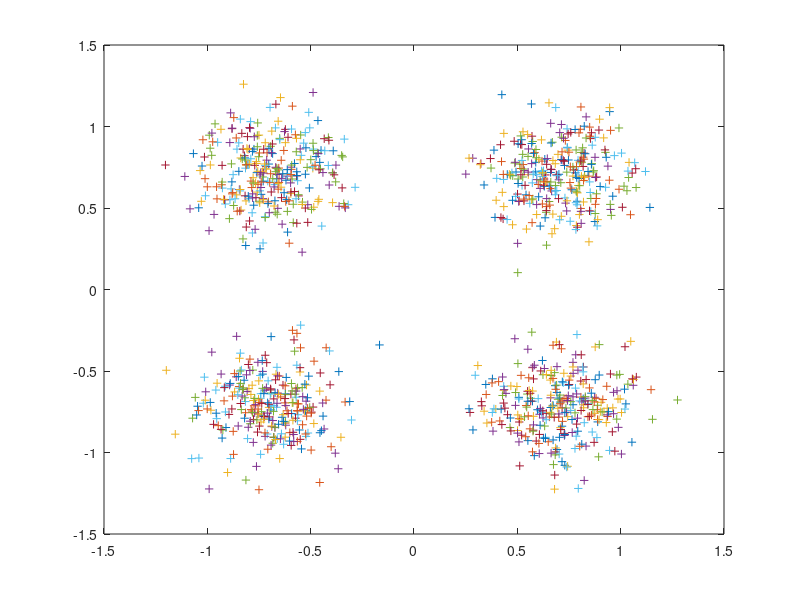
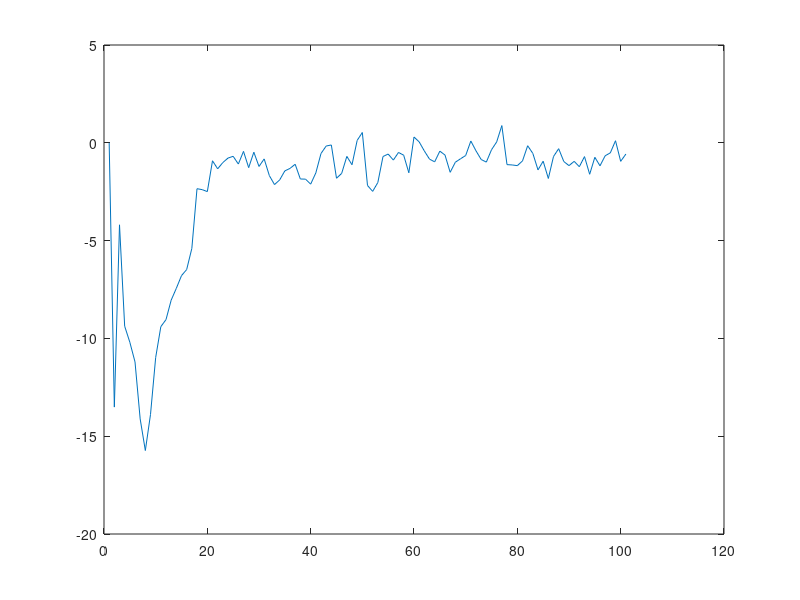

The MATLAB script that drew these images, in order:
% fdmdv.m
%
% Octave implementation of a Frequency Divison Multiplexed Modem for
% Digital Voice (FMDV)over HF channels.
%
% Copyright David Rowe 2012
% This program is distributed under the terms of the GNU General Public License 
% Version 2
%

clear all;
rand('state',1); 
randn('state',1);
 
global Fs = 2000;      % sample rate in Hz
global T  = 1/Fs;      % sample period in seconds
global Rs = 50;        % symbol rate in Hz
global Ts = 1/Rs;      % symbol period in seconds
global Nc = 14;        % number of carriers
global Nb = 2;         % Bits/symbol for QPSK modulation
global Rb = Nc*Rs*Nb;  % bit rate
global M  = Fs/Rs;     % oversampling factor
global Nsym  = 8;      % number of symbols to filter over
global Fsep  = 75;     % Separation between carriers (Hz)
global Fcentre = 1200; % Centre frequency, Nc/2 below this, N/c above (Hz)
global Nt = 9;         % number of symbols we estimate timing over
global P = 4;          % oversample factor used for rx symbol filtering

% Generate root raised cosine (Root Nyquist) filter ---------------

% thanks http://www.dsplog.com/db-install/wp-content/uploads/2008/05/raised_cosine_filter.m

alpha = 0.5;      % excess bandwidth
n = -Nsym*Ts/2:T:Nsym*Ts/2;
global Nfilter = Nsym*M;
global Nfiltertiming = M+Nfilter+M;

sincNum = sin(pi*n/Ts); % numerator of the sinc function
sincDen = (pi*n/Ts);    % denominator of the sinc function
sincDenZero = find(abs(sincDen) < 10^-10);
sincOp = sincNum./sincDen;
sincOp(sincDenZero) = 1; % sin(pix/(pix) =1 for x =0

cosNum = cos(alpha*pi*n/Ts);
cosDen = (1-(2*alpha*n/Ts).^2);
cosDenZero = find(abs(cosDen)<10^-10);
cosOp = cosNum./cosDen;
cosOp(cosDenZero) = pi/4;
gt_alpha5 = sincOp.*cosOp;
Nfft = 4096;
GF_alpha5 = fft(gt_alpha5,Nfft)/M;
% sqrt causes stop band to be amplifed, this hack pushes it down again
for i=1:Nfft
  if (abs(GF_alpha5(i)) < 0.02)
    GF_alpha5(i) *= 0.001;
  endif
end
GF_alpha5_root = sqrt(abs(GF_alpha5)) .* exp(j*angle(GF_alpha5));
ifft_GF_alpha5_root = ifft(GF_alpha5_root);
global gt_alpha5_root = real((ifft_GF_alpha5_root(1:Nfilter)));


% Functions ----------------------------------------------------


% generate Nc QPSK symbols from vector of (1,Nc*Nb) input bits

function tx_symbols = bits_to_qpsk(tx_bits)
  global Nc;
  global Nb;

  % re-arrange as (Nc,Nb) matrix

  tx_bits_matrix = zeros(Nc,Nb);
  tx_bits_matrix(1:Nc,1) = tx_bits(1:Nb:Nb*Nc);
  tx_bits_matrix(1:Nc,2) = tx_bits(2:Nb:Nb*Nc);

  % map to (Nc,1) QPSK symbols

  tx_symbols = -1 + 2*tx_bits_matrix(:,1) - j + 2j*tx_bits_matrix(:,2); 

endfunction


% Given Nc*Nb bits construct M samples (1 symbol) of Nc filtered
% symbols streams

function tx_baseband = tx_filter(tx_symbols)
  global Nc;
  global M;
  global tx_filter_memory;
  global Nfilter;
  global gt_alpha5_root;

  tx_baseband = zeros(Nc,M);

  % tx filter each symbol, generate M filtered output samples for each symbol.
  % Efficient polyphase filter techniques used as tx_filter_memory is sparse

  tx_filter_memory(:,Nfilter) = sqrt(2)/2*tx_symbols;
  for i=1:M
    tx_baseband(:,i) = M*tx_filter_memory(:,M:M:Nfilter) * gt_alpha5_root(M-i+1:M:Nfilter)';
  end
  tx_filter_memory(:,1:Nfilter-M) = tx_filter_memory(:,M+1:Nfilter);
  tx_filter_memory(:,Nfilter-M+1:Nfilter) = zeros(Nc,M);
endfunction


% Construct FDM signal by frequency shifting each filtered symbol
% stream

function tx_fdm = fdm_upconvert(tx_filt)
  global Fs;
  global M;
  global Nc;
  global Fsep;
  global phase_tx;

  tx_fdm = zeros(1,M);

  % Nc/2 tones below centre freq
  
  for c=1:Nc/2
      carrier_freq = (-Nc/2 - 1 + c)*Fsep;
      for i=1:M
        phase_tx(c) = phase_tx(c) + 2*pi*carrier_freq/Fs;
	tx_fdm(i) = tx_fdm(i) + tx_filt(c,i)*exp(j*phase_tx(c));
      end
  end

  % Nc/2 tones above centre freq  

  for c=Nc/2+1:Nc
      carrier_freq = (-Nc/2 + c)*Fsep;
      for i=1:M
        phase_tx(c) = phase_tx(c) + 2*pi*carrier_freq/Fs;
	tx_fdm(i) = tx_fdm(i) + tx_filt(c,i)*exp(j*phase_tx(c));
      end
  end

endfunction


% Frequency shift each modem carrier down to Nc baseband signals

function rx_baseband = fdm_downconvert(rx_fdm)
  global Fs;
  global M;
  global Nc;
  global Fsep;
  global phase_rx;

  rx_baseband = zeros(1,M);

  % Nc/2 tones below centre freq
  
  for c=1:Nc/2
      carrier_freq = (-Nc/2 - 1 + c)*Fsep;
      for i=1:M
        phase_rx(c) = phase_rx(c) + 2*pi*carrier_freq/Fs;
	rx_baseband(c,i) = rx_fdm(i)*exp(-j*phase_rx(c));
      end
  end

  % Nc/2 tones above centre freq  

  for c=Nc/2+1:Nc
      carrier_freq = (-Nc/2 + c)*Fsep;
      for i=1:M
        phase_rx(c) = phase_rx(c) + 2*pi*carrier_freq/Fs;
	rx_baseband(c,i) = rx_fdm(i)*exp(-j*phase_rx(c));
      end
  end
endfunction


% Receive filter each baseband signal at oversample rate P

function rx_filt = rx_filter(rx_baseband)
  global Nc;
  global M;
  global P;
  global rx_filter_memory;
  global Nfilter;
  global gt_alpha5_root;
  global Fsep;

  rx_filt = zeros(Nc,P);

  % rx filter each symbol, generate P filtered output samples for each symbol.
  % Note we keep memory at rate M, it's just the filter output at rate P

  N=M/P;
  j=1;
  for i=1:N:M
    rx_filter_memory(:,Nfilter-N+1:Nfilter) = rx_baseband(:,i:i-1+N);
    rx_filt(:,j) = rx_filter_memory * gt_alpha5_root';
    rx_filter_memory(:,1:Nfilter-N) = rx_filter_memory(:,1+N:Nfilter);
    j+=1;
  end
endfunction


% Estimate optimum timing offset, and symbol receive symbols


function [rx_symbols rx_timing] = rx_est_timing(rx_filt, rx_baseband)
  global M;
  global Nt;
  global rx_filter_mem_timing;
  global rx_baseband_mem_timing;
  global P;
  global Nfilter;
  global Nfiltertiming;
  global gt_alpha5_root;

  % update buffer of Nt rate P filtered symbols

  rx_filter_mem_timing(:,1:(Nt-1)*P) = rx_filter_mem_timing(:,P+1:Nt*P);
  rx_filter_mem_timing(:,(Nt-1)*P+1:Nt*P) = rx_filt;

  % sum envelopes of all carriers

  env = sum(abs(rx_filter_mem_timing(:,:)));
  [n m] = size(env);

  % The envelope has a frequency component at the symbol rate.  The
  % phase of this frequency component indicates the timing.  So work out
  % single DFT at frequency 2*pi/P

  x = env * exp(-j*2*pi*(0:m-1)/P)';

  % map phase to estimated optimum timing instant at rate M
  % the M/2 + 1 part was adjusted by experment, I know not why....

  rx_timing = angle(x)*M/pi + M/2 + 1;
  if (rx_timing > M)
     rx_timing -= M;
  end
  if (rx_timing < -M)
     rx_timing += M;
  end

  % rx_filt_mem_timing contains M + Nfilter + M samples of the
  % baseband signal at rate M this enables us to resample the filtered
  % rx symbol with M sample precision once we have rx_timing

  rx_baseband_mem_timing(:,1:Nfiltertiming-M) = rx_baseband_mem_timing(:,M+1:Nfiltertiming);
  rx_baseband_mem_timing(:,Nfiltertiming-M+1:Nfiltertiming) = rx_baseband;

  % sample right in the middle of the timing estimator window,
  % Nt assumed to be odd

  s = round(rx_timing) + M;
  %s = M-1;
  rx_symbols = rx_baseband_mem_timing(:,s+1:s+Nfilter) * gt_alpha5_root';
  %rx_symbols = rx_filter_mem_timing(:,P);

endfunction


% convert symbols back to an array of bits

function rx_bits = qpsk_to_bits(rx_symbols)
  global Nc;
  global Nb;

  % map (Nc,1) QPSK symbols back into an (1,Nc*Nb) array of bits

  rx_bits = zeros(1,Nc*Nb);
  rx_bits(1:Nb:Nc*Nb) = real(rx_symbols) > 0;
  rx_bits(2:Nb:Nc*Nb) = imag(rx_symbols) > 0;

endfunction


% Initialise ----------------------------------------------------

global tx_filter_memory = zeros(Nc, Nfilter);
global rx_filter_memory = zeros(Nc, Nfilter);
global phase_tx = zeros(Nc,1);
global phase_rx = zeros(Nc,1);
global rx_filter_mem_timing = zeros(Nc, Nt*P);
global rx_baseband_mem_timing = zeros(Nc, Nfiltertiming);

frames = 100;
tx_filt = zeros(Nc,M);
rx_symbols_log = zeros(Nc,1);
rx_timing_log = 0;
tx_pwr = 0;
noise_pwr = 0;
total_bit_errors = 0;
total_bits = 0;

% Eb/No calculations.  We need to work out Eb/No for each FDM carrier.
% Total power is sum of power in all FDM carriers

C = 1;  % power of each FDM carrier (energy/sample)
N = 1;  % total noise power (energy/sample) of noise source before scaling by Ngain

EbNo_dB = 10;

% Eb  = Carrier power * symbol time / (bits/symbol)
%     = C *(Rs/Fs) / 2
Eb_dB = 10*log10(C) + 10*log10(Rs) - 10*log10(Fs);

No_dBHz = Eb_dB - EbNo_dB;

% Noise power = Noise spectral density * bandwidth;
N_dB = No_dBHz + 10*log10(Fs) - 10*log10(2);
Ngain_dB = N_dB - 10*log10(N);
Ngain = 10^(Ngain_dB/20);

% C/No = Carrier Power/noise spectral denity
%      = power per carrier*number of carriers / noise spectral denity
CNo_dB = 10*log10(C)  + 10*log10(Nc) - No_dBHz;

% SNR in equivalent 2400 Hz SSB channel

B = 2400;
SNR = CNo_dB - 10*log10(B);

% Main loop ----------------------------------------------------

for i=1:frames
  tx_bits = rand(1,Nc*Nb) > 0.5; 
  tx_symbols = bits_to_qpsk(tx_bits);
  tx_baseband = tx_filter(tx_symbols);
  tx_fdm = fdm_upconvert(tx_baseband);
  tx_pwr = 0.9*tx_pwr + 0.1*tx_fdm*tx_fdm'/(M);

  noise = Ngain/sqrt(2)*[randn(1,M) + j*randn(1,M)];
  noise_pwr = 0.9*noise_pwr + 0.1*noise*noise'/M;
  rx_fdm = tx_fdm + noise;

  rx_baseband = fdm_downconvert(rx_fdm);
  rx_filt = rx_filter(rx_baseband);

  [rx_symbols rx_timing] = rx_est_timing(rx_filt, rx_baseband);
  rx_timing_log = [rx_timing_log rx_timing];
  rx_symbols_log = [rx_symbols_log rx_symbols];

  rx_bits = qpsk_to_bits(rx_symbols);

  if (i > 20)
    bit_errors = sum(xor(tx_bits,rx_bits));
    total_bit_errors = total_bit_errors + bit_errors;
    total_bits = total_bits + Nc*Nb;
  endif
end

ber = total_bit_errors/total_bits;
printf("Eb/No: %2.2f dB  %d bit errors  Measured BER: %1.4f  Theoretical BER: %1.4f\n", EbNo_dB, 
       total_bit_errors, ber, 0.5*erfc(sqrt(10.^(EbNo_dB/10))));

figure(1)
clf;
[n m] = size(rx_symbols_log);
plot(real(rx_symbols_log(:,20:m)),imag(rx_symbols_log(:,20:m)),'+')
figure(2)
clf;
plot(rx_timing_log)

% TODO
%   + handling sample slips, extra plus/minus samples
%   + simulating sample clock offsets
%   + timing, frequency offset get function
%   + memory of recent tx and rx signal for spectrogram
%   + scatter diagram get function

% DPSK
% add channel noise, phase offset, frequency offset, timing offset
% fading simulator
% file I/O to test with Codec
% sync recovery time
% dump file type plotting & instrumentation
% determine if error pattern is bursty
% HF channel simulation

% BER issues:
%   QPSK mapping
%   Single sided noise issues
%   ISI between carriers due toe exces BW
%   Crappy RN coeffs
%   timing recovery off by one
%   Use a true PR sequence
%   Sensitivity to Fs
